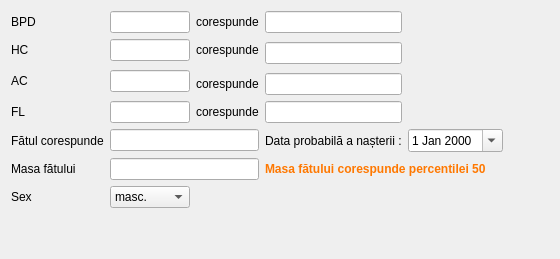
         <widget class="QWidget" name="tab">
          <attribute name="title">
           <string>Biometria fetală</string>
          </attribute>
          <layout class="QGridLayout" name="gridLayout_66">
           <item row="1" column="2">
            <widget class="QLabel" name="label_148">
             <property name="text">
              <string>corespunde</string>
             </property>
            </widget>
           </item>
           <item row="7" column="0">
            <widget class="QLabel" name="label_227">
             <property name="text">
              <string>Sex</string>
             </property>
            </widget>
           </item>
           <item row="0" column="2">
            <widget class="QLabel" name="label_147">
             <property name="text">
              <string>corespunde</string>
             </property>
            </widget>
           </item>
           <item row="4" column="0">
            <widget class="QLabel" name="label_145">
             <property name="text">
              <string>FL</string>
             </property>
            </widget>
           </item>
           <item row="5" column="3">
            <widget class="QLabel" name="label_178">
             <property name="text">
              <string>Data probabilă a nașterii :</string>
             </property>
            </widget>
           </item>
           <item row="3" column="2">
            <widget class="QLabel" name="label_149">
             <property name="text">
              <string>corespunde</string>
             </property>
            </widget>
           </item>
           <item row="5" column="4">
            <widget class="QDateEdit" name="gestation2_probabilDateBirth">
             <property name="calendarPopup">
              <bool>true</bool>
             </property>
            </widget>
           </item>
           <item row="1" column="3" rowspan="2">
            <widget class="QLineEdit" name="gestation2_hc_age">
             <property name="maximumSize">
              <size>
               <width>170</width>
               <height>16777215</height>
              </size>
             </property>
            </widget>
           </item>
           <item row="0" column="1">
            <widget class="QLineEdit" name="gestation2_bpd">
             <property name="sizePolicy">
              <sizepolicy hsizetype="Fixed" vsizetype="Fixed">
               <horstretch>0</horstretch>
               <verstretch>0</verstretch>
              </sizepolicy>
             </property>
             <property name="maximumSize">
              <size>
               <width>80</width>
               <height>16777215</height>
              </size>
             </property>
            </widget>
           </item>
           <item row="4" column="1">
            <widget class="QLineEdit" name="gestation2_fl">
             <property name="sizePolicy">
              <sizepolicy hsizetype="Fixed" vsizetype="Fixed">
               <horstretch>0</horstretch>
               <verstretch>0</verstretch>
              </sizepolicy>
             </property>
             <property name="maximumSize">
              <size>
               <width>80</width>
               <height>16777215</height>
              </size>
             </property>
            </widget>
           </item>
           <item row="5" column="0">
            <widget class="QLabel" name="label_146">
             <property name="text">
              <string>Fătul corespunde</string>
             </property>
            </widget>
           </item>
           <item row="9" column="2">
            <spacer name="verticalSpacer_15">
             <property name="orientation">
              <enum>Qt::Orientation::Vertical</enum>
             </property>
             <property name="sizeHint" stdset="0">
              <size>
               <width>20</width>
               <height>40</height>
              </size>
             </property>
            </spacer>
           </item>
           <item row="3" column="3">
            <widget class="QLineEdit" name="gestation2_ac_age">
             <property name="maximumSize">
              <size>
               <width>170</width>
               <height>16777215</height>
              </size>
             </property>
            </widget>
           </item>
           <item row="1" column="1">
            <widget class="QLineEdit" name="gestation2_hc">
             <property name="sizePolicy">
              <sizepolicy hsizetype="Fixed" vsizetype="Fixed">
               <horstretch>0</horstretch>
               <verstretch>0</verstretch>
              </sizepolicy>
             </property>
             <property name="maximumSize">
              <size>
               <width>80</width>
               <height>16777215</height>
              </size>
             </property>
            </widget>
           </item>
           <item row="1" column="5">
            <spacer name="horizontalSpacer_26">
             <property name="orientation">
              <enum>Qt::Orientation::Horizontal</enum>
             </property>
             <property name="sizeHint" stdset="0">
              <size>
               <width>40</width>
               <height>20</height>
              </size>
             </property>
            </spacer>
           </item>
           <item row="0" column="3">
            <widget class="QLineEdit" name="gestation2_bpd_age">
             <property name="maximumSize">
              <size>
               <width>170</width>
               <height>16777215</height>
              </size>
             </property>
            </widget>
           </item>
           <item row="1" column="0">
            <widget class="QLabel" name="label_143">
             <property name="text">
              <string>HC</string>
             </property>
            </widget>
           </item>
           <item row="4" column="3">
            <widget class="QLineEdit" name="gestation2_fl_age">
             <property name="maximumSize">
              <size>
               <width>170</width>
               <height>16777215</height>
              </size>
             </property>
            </widget>
           </item>
           <item row="2" column="1" rowspan="2">
            <widget class="QLineEdit" name="gestation2_ac">
             <property name="sizePolicy">
              <sizepolicy hsizetype="Fixed" vsizetype="Fixed">
               <horstretch>0</horstretch>
               <verstretch>0</verstretch>
              </sizepolicy>
             </property>
             <property name="maximumSize">
              <size>
               <width>80</width>
               <height>16777215</height>
              </size>
             </property>
            </widget>
           </item>
           <item row="7" column="1">
            <widget class="QComboBox" name="gestation2_fetusSex">
             <item>
              <property name="text">
               <string>masc.</string>
              </property>
             </item>
             <item>
              <property name="text">
               <string>fem.</string>
              </property>
             </item>
             <item>
              <property name="text">
               <string>dificil</string>
              </property>
             </item>
            </widget>
           </item>
           <item row="2" column="0" rowspan="2">
            <widget class="QLabel" name="label_144">
             <property name="text">
              <string>AC</string>
             </property>
            </widget>
           </item>
           <item row="5" column="1" colspan="2">
            <widget class="QLineEdit" name="gestation2_fetus_age">
             <property name="sizePolicy">
              <sizepolicy hsizetype="Preferred" vsizetype="Fixed">
               <horstretch>0</horstretch>
               <verstretch>0</verstretch>
              </sizepolicy>
             </property>
             <property name="maximumSize">
              <size>
               <width>16777215</width>
               <height>16777215</height>
              </size>
             </property>
            </widget>
           </item>
           <item row="6" column="0">
            <widget class="QLabel" name="label_192">
             <property name="text">
              <string>Masa fătului</string>
             </property>
            </widget>
           </item>
           <item row="4" column="2">
            <widget class="QLabel" name="label_150">
             <property name="text">
              <string>corespunde</string>
             </property>
            </widget>
           </item>
           <item row="0" column="0">
            <widget class="QLabel" name="label_142">
             <property name="text">
              <string>BPD</string>
             </property>
            </widget>
           </item>
           <item row="6" column="1" colspan="2">
            <widget class="QLineEdit" name="gestation2_fetusMass">
             <property name="sizePolicy">
              <sizepolicy hsizetype="Preferred" vsizetype="Fixed">
               <horstretch>0</horstretch>
               <verstretch>0</verstretch>
              </sizepolicy>
             </property>
            </widget>
           </item>
           <item row="6" column="3" colspan="3">
            <widget class="QLabel" name="gestation2_descriptionFetusWeight">
             <property name="sizePolicy">
              <sizepolicy hsizetype="Expanding" vsizetype="Fixed">
               <horstretch>0</horstretch>
               <verstretch>0</verstretch>
              </sizepolicy>
             </property>
             <property name="font">
              <font>
               <family>Segoe UI</family>
               <bold>true</bold>
              </font>
             </property>
             <property name="styleSheet">
              <string notr="true">color: rgb(255, 120, 0);</string>
             </property>
             <property name="lineWidth">
              <number>2</number>
             </property>
             <property name="text">
              <string>Masa fătului corespunde percentilei 50</string>
             </property>
             <property name="wordWrap">
              <bool>true</bool>
             </property>
            </widget>
           </item>
          </layout>
         </widget>
